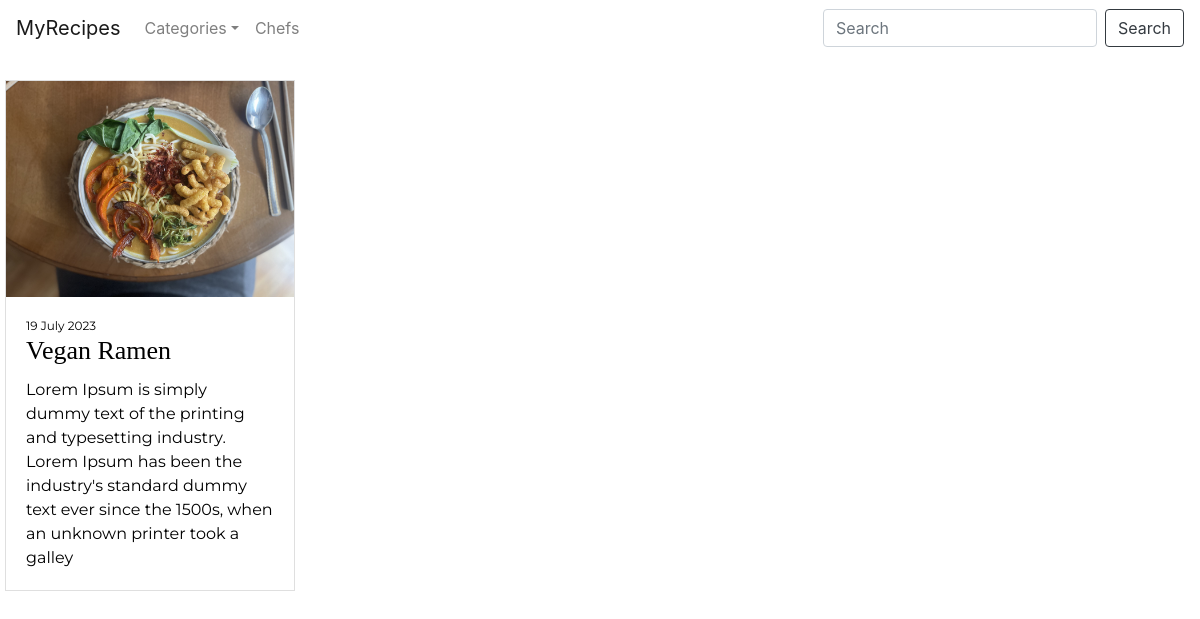
The app's page /, older data.
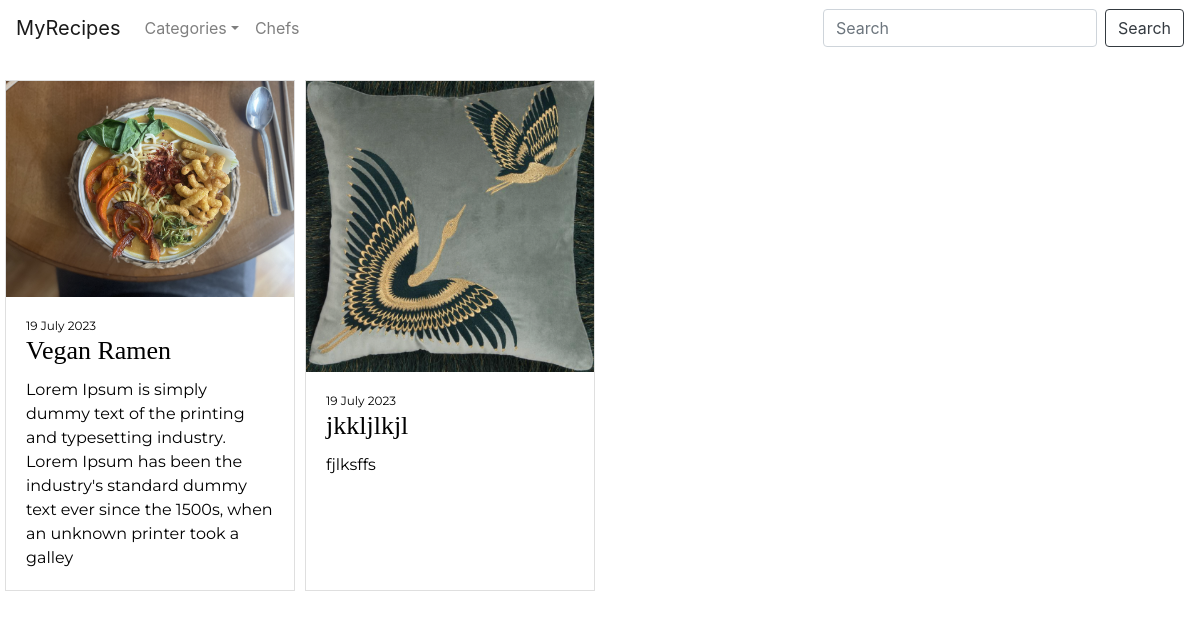
The same page, newer data.
### recipes/models/recipe.py (models this page shows)
class Recipe(models.Model):
    title = models.CharField(max_length=50)
    description = models.CharField(max_length=200)
    chef = models.ForeignKey(Chef, on_delete=models.CASCADE)
    ingredients = models.ManyToManyField(Ingredient)
    preparation = models.TextField(blank=True)
    categories = models.ManyToManyField(Category)
    created_at = models.DateTimeField(auto_now_add=True)
    photo = models.ImageField(upload_to='images', default='image')

### recipes/views.py (the view)
# urls.py: 2. Add a URL to urlpatterns:  path('', views.home, name='home')
def home(request):
    categories = Category.objects.all()
    recipes = Recipe.objects.all()
    return render(request, '../templates/recipes/home.html', {'recipes': recipes, 'categories': categories})

### recipes/templates/recipes/home.html
{% extends 'recipes/base.html' %}
{% block content %}
<div class="container-fluid ">
    <div class="row g-3">
        {% for recipe in recipes %}
        <div class="col-12 col-md-6 col-lg-3">
            <a class="recipe-card" href="{% url 'recipe_detail_page' pk=recipe.pk %}">
                <div class="card h-100">
                    <div class="image"><img class="card-img-top" src={{recipe.photo}} alt="Card image cap"></div>
                    <div class="card-body">
                        <p class="date">{{ recipe.created_at|date:"j E Y" }}</p>
                        <h5 class="card-title ">{{ recipe.title }}</h5>
                        <p class="card-text">{{ recipe.description|linebreaksbr }}</p>
                    </div>
                </div>
            </a>
        </div>
        {% endfor %}
    </div>
</div>
{% endblock %}

### recipes/templates/recipes/base.html (shortened to what this page needs)
{% load static %}
<html>
<head>
    <link rel="stylesheet" href="https://cdn.jsdelivr.net/npm/bootstrap@4.0.0/dist/css/bootstrap.min.css"
>
    <link rel="stylesheet" type="text/css" href="{% static 'css/style.css' %}">
</head>
<body>
<div class="page-header">
    <nav class="navbar fixed-top navbar-expand-lg navbar-light">
        <a class="navbar-brand" href="{% url 'home_page_view_list' %}">MyRecipes</a>
        <div class="collapse navbar-collapse" id="navbarSupportedContent">
            <ul class="navbar-nav mr-auto">
                <li class="nav-item dropdown">
                    <a class="nav-link dropdown-toggle" href="#" id="navbarDropdown" role="button"
                       data-toggle="dropdown" aria-haspopup="true" aria-expanded="false">
                        Categories</a>
                </li>
                <li class="nav-item">
                    <a class="nav-link" href="{% url 'chef_page' %}">Chefs</a>
                </li>
            </ul>
            <form class="form-inline my-2 my-lg-0">
                <input class="form-control mr-sm-2" type="search" placeholder="Search" aria-label="Search">
                <button class="btn btn-outline-dark" type="submit">Search</button>
            </form>
        </div>
    </nav>
</div>
{% block content %}
{% endblock %}
</body>
</html>

### recipes/static/css/style.css (style rules this page uses)
.container-fluid { padding: 80px 15px 0 15px; }
p { font-family: 'Montserrat', sans-serif; margin:0; }
h1, h2, h3, h4 ,h5 { font-family: 'Playfair Display', serif; }
h5 { font-size: 26px; }
.col-12 { padding: 0 5px 10px 5px; }
.recipe-card { color: #000; position: relative; text-decoration: none; }
.recipe-card::before { background: hsla(360, 100%, 100%, 0.59); content: ""; inset: 0; position: absolute; width: 0; transition: 0.5s ease-in-out; z-index: 100; }
.card { border-radius: 0; }
.card-body { display:flex; height:100%; flex-direction:column; }
.image { height:50%; }
.card-img-top { border-radius: 0; }
.date { font-size: 12px; }
.card-text { flex-grow: 1; }
.image { height:100%; }
img { display:block; width:100%; height:100%; object-fit: cover; }

Row changes from the older to the newer data that the page shows:
added Recipe: photo (picture), created_at "19 July 2023", title "jkkljlkjl", description "fjlksffs"
